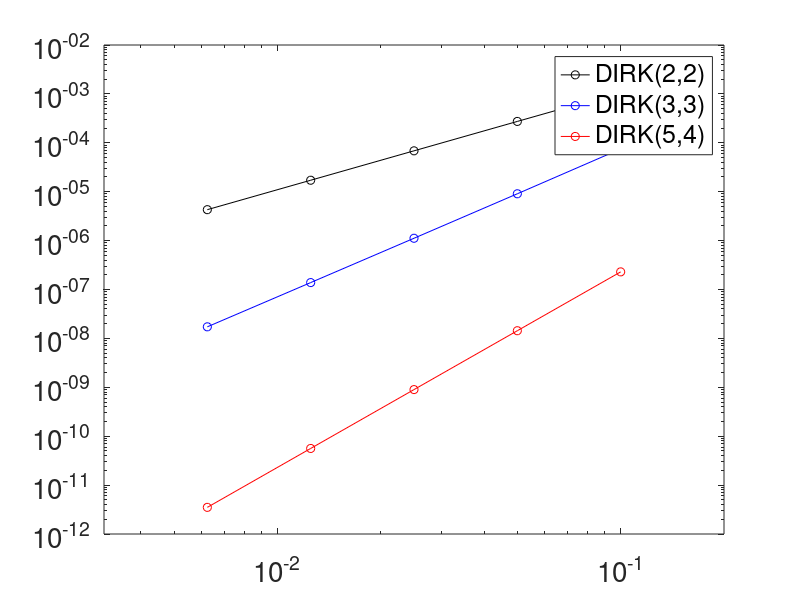

This chart was generated by the following MATLAB code:
clear all
% Solve ODE: y'(t) = f(y,t)

f 	   = @(y,t) y+t;
fprime = @(y,t) 1;
exact  = @(t) 1*exp(t)-t-1;
y0 	   = 0;

% f 	   = @(y,t) y*t;
% fprime = @(y,t) t; 
% exact  = @(t) exp(t.^2/2);
% y0 	   = 1;

% f 	   = @(y,t) t.^2;
% fprime = @(y,t) 0; 
% exact  = @(t) 1 + (t.^3)/3;
% y0 	   = 1;

% f 	   = @(y,t) t.^3;
% fprime = @(y,t) 0; 
% exact  = @(t) 1 + (t.^4)/4;
% y0 	   = 1;

% f 	   = @(y,t) t.^4;
% fprime = @(y,t) 0; 
% exact  = @(t) 1 + (t.^5)/5;
% y0 	   = 1;

% f      = @(y,t) -10000*(y - sin(t + pi/4)) + cos(t + pi/4);
% fprime = @(y,t) -10000;
% exact  = @(t) (sin(t) + cos(t))/sqrt(2);
% y0     = sin(pi/4);

NT     = 5;
T      = 1;
tol    = 1e-15;

dT = ones(1,NT)*0.1;
for i = 2:length(dT)
	dT(i) = dT(i-1)/2;
end

lines = ['-ko';'-bo';'-ro'];

%%% Loop over methods
for method = 1:3 

	switch method
		case 1
			% --- Alexander DIRK(2,2) Butcher tableau
			alpha = 0.5*(2-sqrt(2));
			A = [   alpha,   0  ;
				  1-alpha, alpha];
			c = [   alpha,   1  ];
			b = [ 1-alpha, alpha];
			% ---
		case 2
			% --- Cash DIRK(3,3) Butcher tableau
			alpha = 0.43586652150845899941601945;
			tau2  = (alpha^2 - 3*alpha/2 + 1/3)/(alpha^2 - 2*alpha + 0.5);
			b1    = (0.5*tau2  - 1/6)/( (tau2 - alpha)*(1 - alpha) );
			b2    = (0.5*alpha - 1/6)/( (alpha - tau2)*(1 - tau2 ) );
			A = [    alpha    ,   0  ,   0  ;
				  tau2 - alpha, alpha,   0  ;
				      b1      ,  b2  , alpha];
			c = [    alpha    , tau2 ,   1  ];
			b = [     b1      ,  b2  , alpha];
			% ---
		case 3
			% --- Hairer & Wanner DIRK(5,4) Butcher tableau
			A = [  1/4   ,      0   ,     0  ,     0 ,   0;
				   1/2   ,    1/4   ,     0  ,     0 ,   0;
				  17/50  , -  1/25  ,   1/4  ,     0 ,   0;
				 371/1360, -137/2720,  15/544,   1/4 ,   0;
				  25/24  , - 49/48  , 125/16 , -85/12, 1/4];
			c = [  1/4   ,    3/4   ,  11/20 ,   1/2 ,   1];
			b = [ 25/24  , - 49/48  , 125/16 , -85/12, 1/4];
			% ---
		otherwise
	end

	%%% Loop over time step sizes (NT)
	for N = 1:length(dT)   

		dt 		   = dT(N);
		nStages    = length(A);
		nTimesteps = T/dt;

		% time
		t 		   = 0;			
		tn 		   = t;

		% Solution vector
		y = zeros(nTimesteps+1,1); 	
		y(1) = y0;

		% Intermediate solution vector
		prevsol = zeros(nStages+1,1); 

		%%%% Loop over number timesteps
		for i = 2:(nTimesteps+1)   

			% Save time
			told = t;

			fprintf("\nTIMESTEP: %d\t TIME = %.3f\n",(i-1),(told+dt));

			prevsol(1) = y(i-1);		% solution from previous timestep
			yi   	   = prevsol(1);	% initial guess 

			%%% Loop over DIRK stages
			for s = 1:nStages

				fprintf("\tStage %d\n",s);

				% Get DIRK coeffs
				coeffs = zeros(s+1,1);
				coeffs(1) = 1;
				coeffs(2) = 1;
				if (s > 1)
					for q = 3:length(coeffs)
						coeffs(q) = A(s,q-2);
					end
				end
				for q = 1:length(coeffs)
					coeffs(q) = coeffs(q)/A(s,s);
				end

				c_j = c(s);
				t = told + c_j*dt;

				% Newton
				deltaY = 2*tol;

				fprintf("\t|  #Newton | resDelta \n");
				n = 1;

				while abs(deltaY) > tol
					
					% Assembly "matrix"
					RHS = - coeffs(1)*yi/dt + f(yi,t); 
					for k = 1:s
						RHS = RHS + coeffs(k+1)*prevsol(k)/dt;
					end

					% Assembly residual
					LHS = coeffs(1)*1/dt - fprime(yi,t);

					% Solve
					deltaY = RHS/LHS;

					% Update
					yi = yi + deltaY;

					fprintf("\t|\t%d  | %.15f \n",n,abs(deltaY));
					n = n + 1;

				end


				% Store intermediate solution
				prevsol(s+1) = coeffs(1)*yi;
				for k = 1:s
					prevsol(s+1) = prevsol(s+1) - coeffs(k+1)*prevsol(k);
				end
			end

			% Final step
			y(i) = yi;
			% Not needed (stiffly-accurate)
			% y(i) = prevsol(1);
			% for k = 1:nStages
			% 	y(i) = y(i) + b(k)*prevsol(k+1);
			% end

			% Increase time
			t = told + dt;
			tn(i) = t;

		end

		err(N) = abs(y(end) - exact(t));

	end

	% exactSol = exact(tn);
	% plot(tn,y,'-ko',tn,exactSol,'-r')
	% legend('DIRK','exact')
	% plot(tn,abs(y-exactSol'))

	loglog(dT,err,lines(method,:))
	hold on

	for i = 2:length(err)
		log(err(i-1)/err(i))/log(2)
	end
end
set(gca,'FontSize',20);
legend('DIRK(2,2)','DIRK(3,3)','DIRK(5,4)');
xlim([min(dT)*0.5,max(dT)*2]);